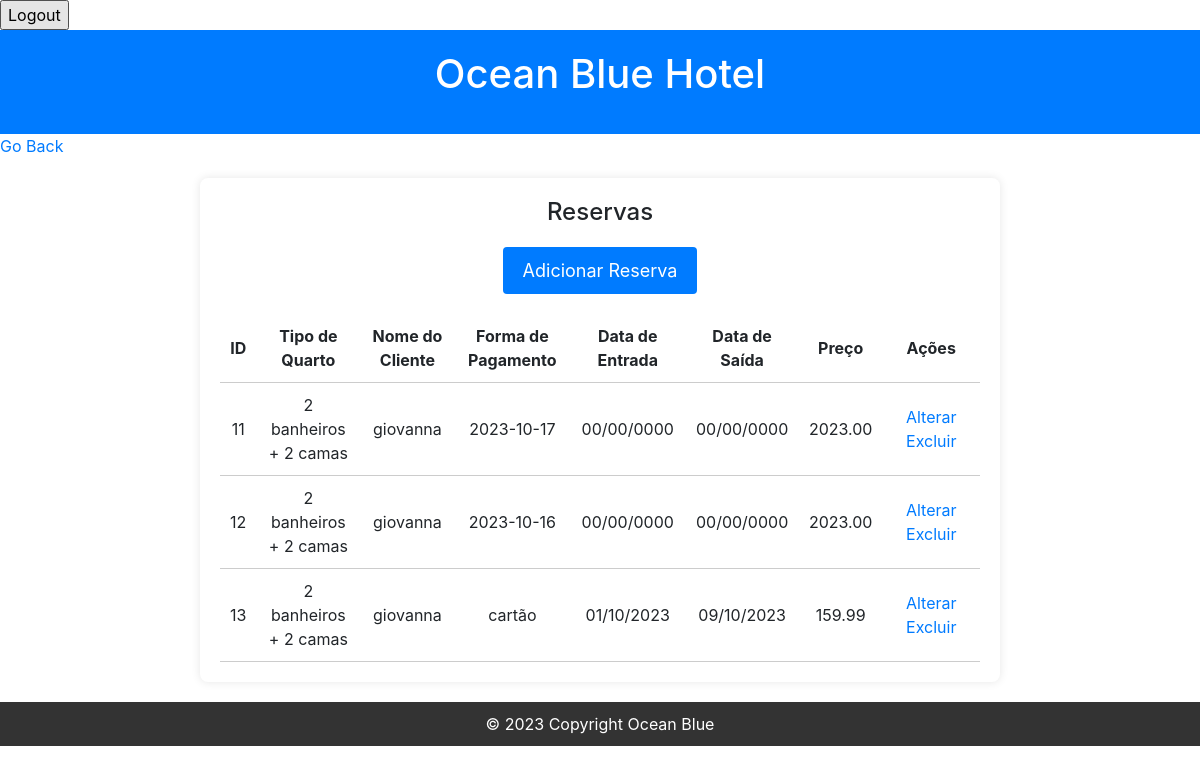
Page /reserva.php on the committed database.
### tables this page shows
CREATE TABLE `reserva` (
  `id` int(11) NOT NULL,
  `tipo_quarto` int(11) DEFAULT NULL,
  `nome_cliente` int(11) DEFAULT NULL,
  `data_entrada` date DEFAULT NULL,
  `data_saida` date DEFAULT NULL,
  `forma_pagamento` varchar(205) NOT NULL,
  `preco` decimal(10,2) NOT NULL
);

CREATE TABLE `tipo_quarto` (
  `id` int(11) NOT NULL,
  `descricao` varchar(205) DEFAULT NULL,
  `codigo` varchar(205) DEFAULT NULL
);

CREATE TABLE `cliente` (
  `id` int(11) NOT NULL,
  `nome` varchar(205) DEFAULT NULL,
  `cidade` varchar(205) DEFAULT NULL,
  `telefone` varchar(205) DEFAULT NULL,
  `email` varchar(205) DEFAULT NULL
);

### reserva.php (the view, shortened to what this page needs)
<!DOCTYPE html>
<html lang="en">
<head>
    <link rel="stylesheet" href="css/reserva.css">
    <link rel="stylesheet" href="https://cdn.jsdelivr.net/npm/bootstrap@4.3.1/dist/css/bootstrap.min.css"
>
</head>
<body>
        <form action="logout.php" method="post">
            <input type="submit" value="Logout">
        </form>
    <div class="header">
        <h1><a href="home.php">Ocean Blue Hotel</a></h1>
    </div>
    <a href="/hotelbo/home.php">Go Back</a>
    <div class="content">
        <h2>Reservas</h2>
        <a href="adicionar_reserva.php" class="add-button">Adicionar Reserva</a>
        <table>
            <thead>
                <tr>
                    <th>ID</th>
                    <th>Tipo de Quarto</th>
                    <th>Nome do Cliente</th>
                    <th>Forma de Pagamento</th>
                    <th>Data de Entrada</th>
                    <th>Data de Saída</th>
                    <th>Preço</th>
                    <th>Ações</th>
                </tr>
            </thead>
            <tbody>
                <?php
                include("db.php");
                $query = "SELECT reserva.id, tipo_quarto.descricao AS tipo_quarto, cliente.nome AS nome_cliente, DATE_FORMAT(reserva.data_entrada, '%d/%m/%Y') AS data_entrada, "
                         ."DATE_FORMAT(reserva.data_saida, '%d/%m/%Y') AS data_saida, reserva.forma_pagamento, reserva.preco AS preco_quarto FROM reserva "
                         ."INNER JOIN tipo_quarto ON reserva.tipo_quarto = tipo_quarto.id "
                         ." INNER JOIN cliente ON reserva.nome_cliente = cliente.id";
                $result = mysqli_query($conn, $query);
                if ($result) {
                    if (mysqli_num_rows($result) > 0) {
                        while ($row = mysqli_fetch_assoc($result)) {
                            echo "<tr>";
                            echo "<td>" . $row["id"] . "</td>";
                            echo "<td>" . $row["tipo_quarto"] . "</td>";
                            echo "<td>" . $row["nome_cliente"] . "</td>";
                            echo "<td>" . $row["forma_pagamento"] . "</td>";
                            echo "<td>" . $row["data_entrada"] . "</td>";
                            echo "<td>" . $row["data_saida"] . "</td>";
                            echo "<td>" . $row["preco_quarto"] . "</td>";
                            echo "<td>
                    <a href='alterar_reserva.php?id=" . $row["id"] . "'>Alterar</a>
                    <a href='excluir_reserva.php?id=" . $row["id"] . "'>Excluir</a>
                  </td>";
                            echo "</tr>";
                        }
                    } else {
                        echo "<tr><td colspan='8'>Nenhuma reserva foi encontrada.</td></tr>";
                    }
                } else {
                    echo "Erro na consulta: " . mysqli_error($conn);
                }
                ?>
            </tbody>
        </table>
    </div>
    <footer>
        <div class="footer">
        <p>© 2023 Copyright Ocean Blue</p>
        </div>
    </footer>
</body>
</html>

### css/reserva.css (style rules this page uses)
body { background-color: #007bff; margin: 0; padding: 0; }
.header { background-color: #007bff; color: #fff; text-align: center; padding: 20px 0; }
.header h1 a { text-decoration: none; color: #fff; }
.content { background-color: #fff; border-radius: 8px; box-shadow: 0 0 10px rgba(0, 0, 0, 0.1); max-width: 800px; margin: 20px auto; padding: 20px; text-align: center; }
.content h2 { font-size: 24px; margin-bottom: 20px; }
.add-button { background-color: #007bff; color: #fff; border: none; border-radius: 4px; padding: 10px 20px; font-size: 18px; text-decoration: none; display: inline-block; margin-bottom: 20px; }
table { width: 100%; border-collapse: collapse; text-align: center; }
table th, table td { padding: 10px; border-bottom: 1px solid #ccc; }
table td a { text-decoration: none; color: #007bff; margin: 0 10px; }
footer { background-color: #333; color: #fff; text-align: center; padding: 10px 0; }
.footer p { margin: 0; }

### rows in the picture
reserva: id "11", tipo_quarto.descricao "2 banheiros + 2 camas", nome_cliente.nome "giovanna", forma_pagamento "2023-10-17", data_entrada "00/00/0000", data_saida "00/00/0000", preco "2023.00"
reserva: id "12", tipo_quarto.descricao "2 banheiros + 2 camas", nome_cliente.nome "giovanna", forma_pagamento "2023-10-16", data_entrada "00/00/0000", data_saida "00/00/0000", preco "2023.00"
reserva: id "13", tipo_quarto.descricao "2 banheiros + 2 camas", nome_cliente.nome "giovanna", forma_pagamento "cartão", data_entrada "01/10/2023", data_saida "09/10/2023", preco "159.99"
